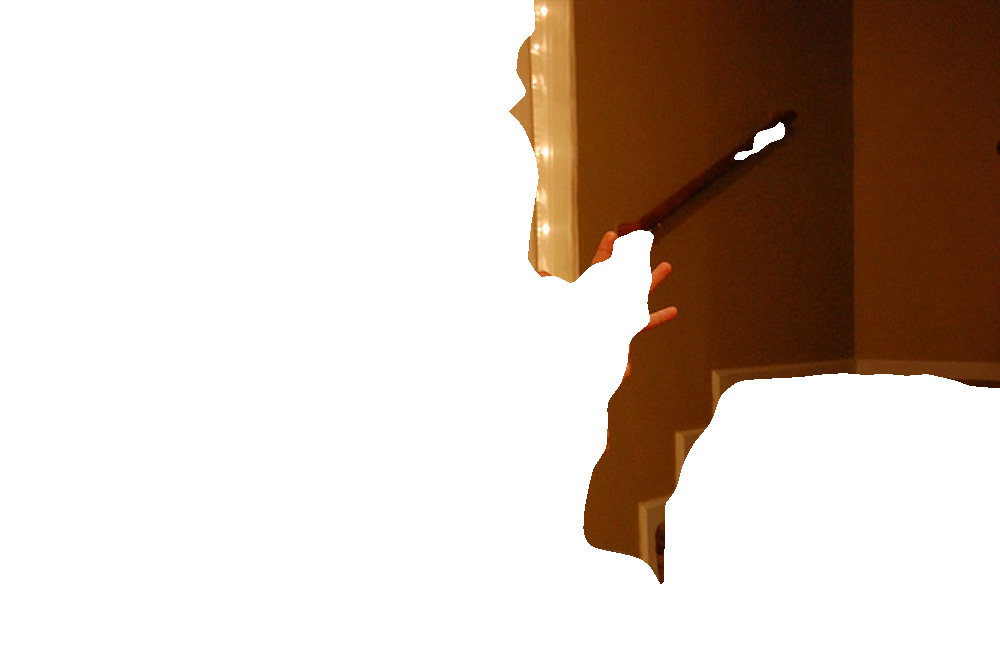
#> input picture output/segment-1.png, 1000 x 665 px
$ python superpixel-segmentation.py   (older library calls are emulated)
#> lines starting #> are read from the running program, lines starting #| are printed output that depends on the picture
from skimage.segmentation import slic, mark_boundaries
from PIL import Image
import numpy as np

image = np.array(Image.open("./output/segment-1.png"))[...,0:3] / 255
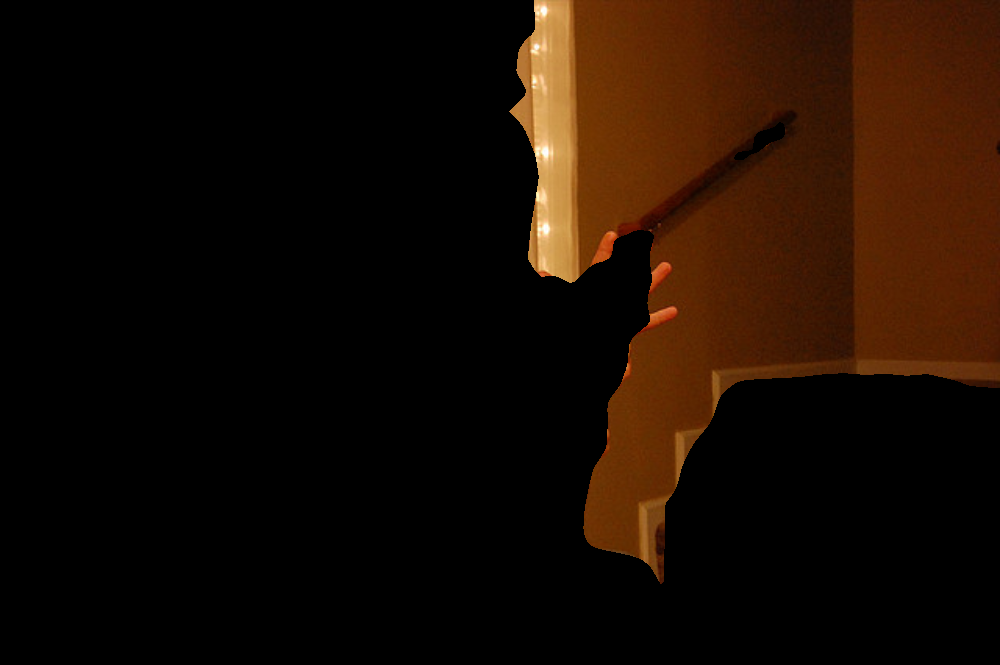
#> image: shape (665, 1000, 3) float64; mean R, G, B 0.0989, 0.0455, 0.00941
# segments is an array which maps each pixel location to a segment label
segments = slic(image, 200, start_label=0, multichannel=True)
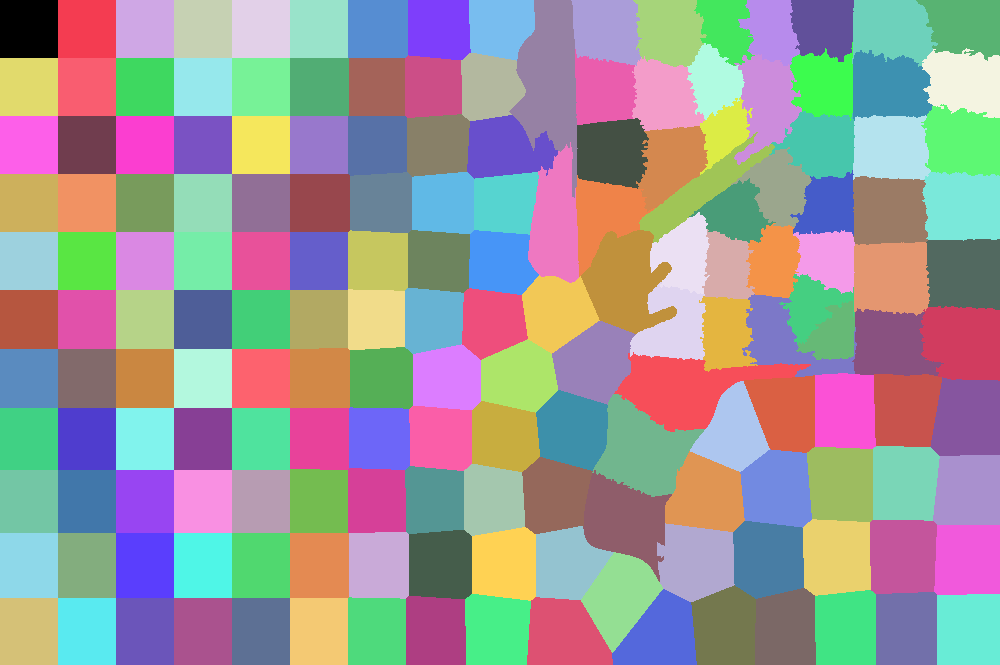
#> segments: shape (665, 1000) int64; 173 distinct labels, from 0 to 172; one colour per label, 0 black
Image.fromarray((mark_boundaries(image, segments) * 255).astype(np.uint8)).show()
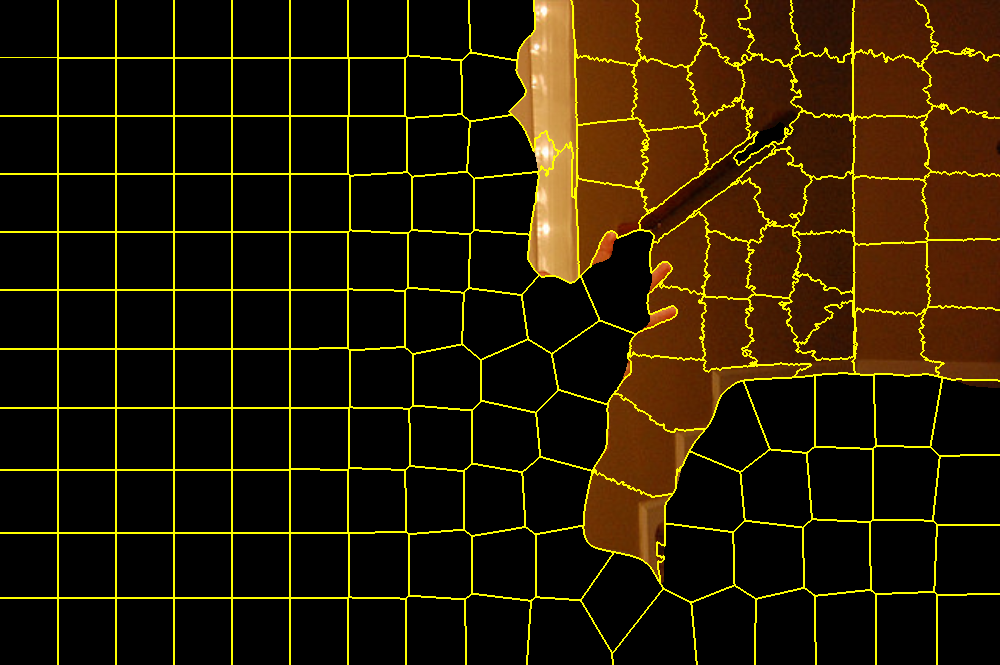
#> shown: PIL image 1000x665 RGB; mean R, G, B 39.1, 26.5, 2.2
pass

$ run again, with output/segment-11.png copied over output/segment-1.png
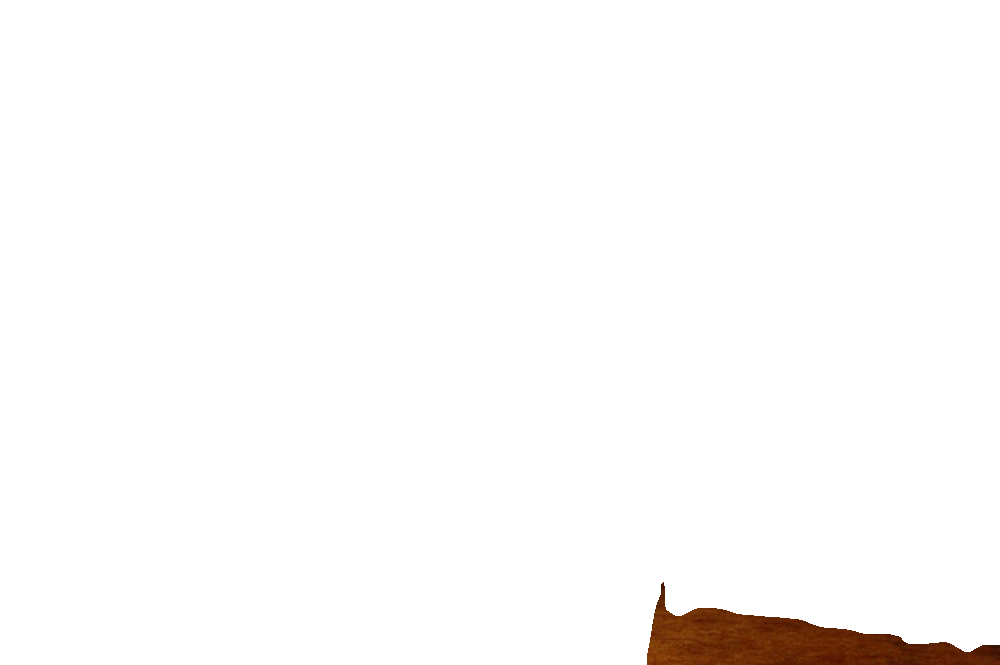
#> input picture output/segment-11.png, 1000 x 665 px
#> `segments = slic(image, 200, start_label=0, multichannel=True)`:
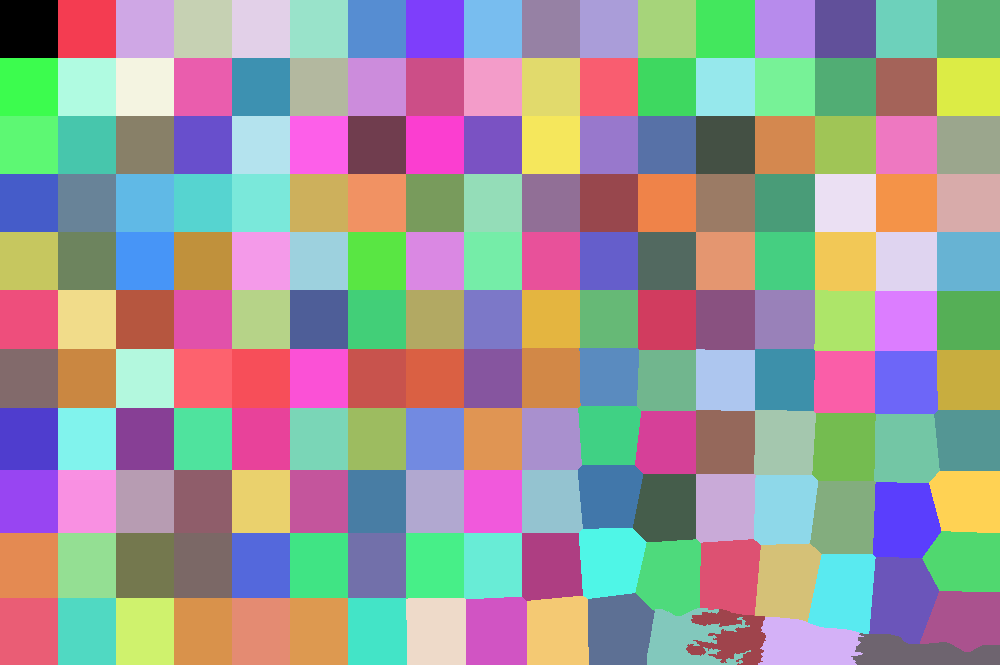
#> segments: shape (665, 1000) int64; 186 distinct labels, from 0 to 185; one colour per label, 0 black
#> `Image.fromarray((mark_boundaries(image, segments) * 255).astype(np.uin..`:
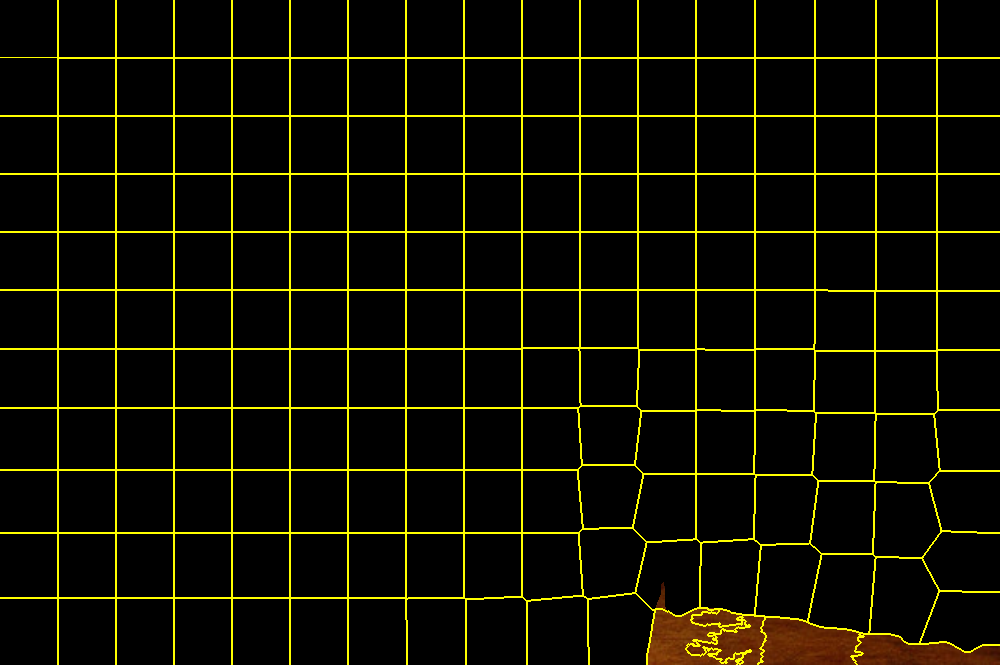
#> shown: PIL image 1000x665 RGB; mean R, G, B 17.6, 16.5, 0.1

$ run again, with output/segment-15.png copied over output/segment-1.png
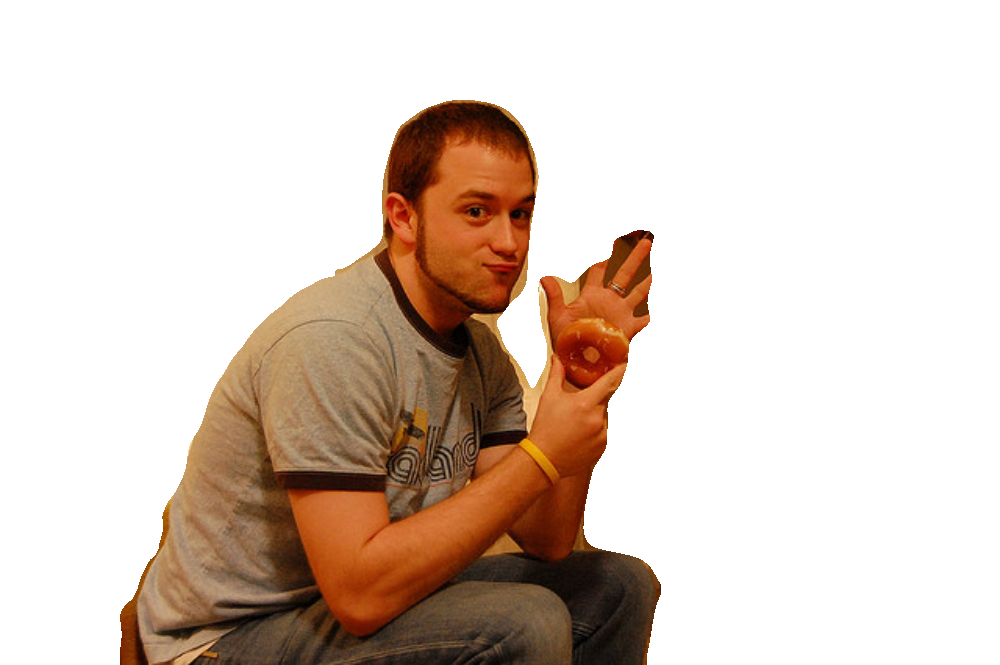
#> input picture output/segment-15.png, 1000 x 665 px
#> `segments = slic(image, 200, start_label=0, multichannel=True)`:
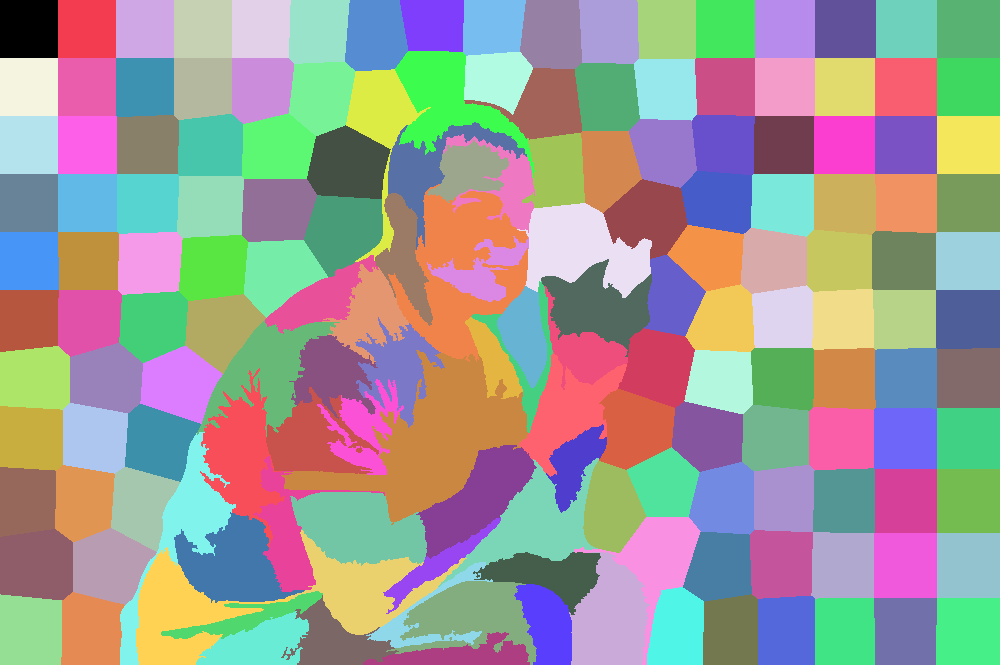
#> segments: shape (665, 1000) int64; 165 distinct labels, from 0 to 164; one colour per label, 0 black
#> `Image.fromarray((mark_boundaries(image, segments) * 255).astype(np.uin..`:
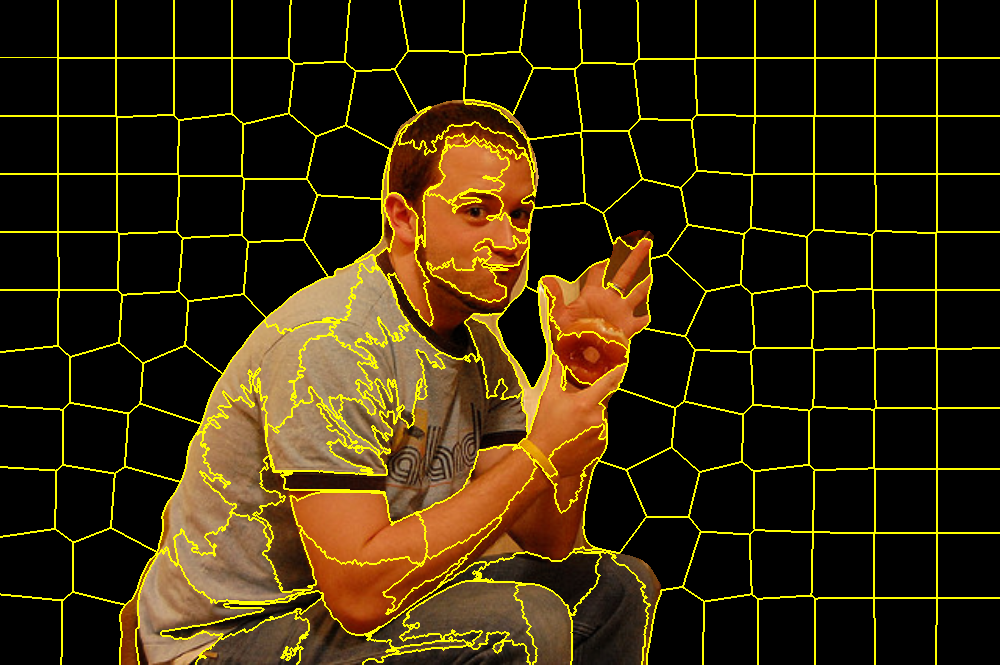
#> shown: PIL image 1000x665 RGB; mean R, G, B 52.9, 39.2, 11.7
